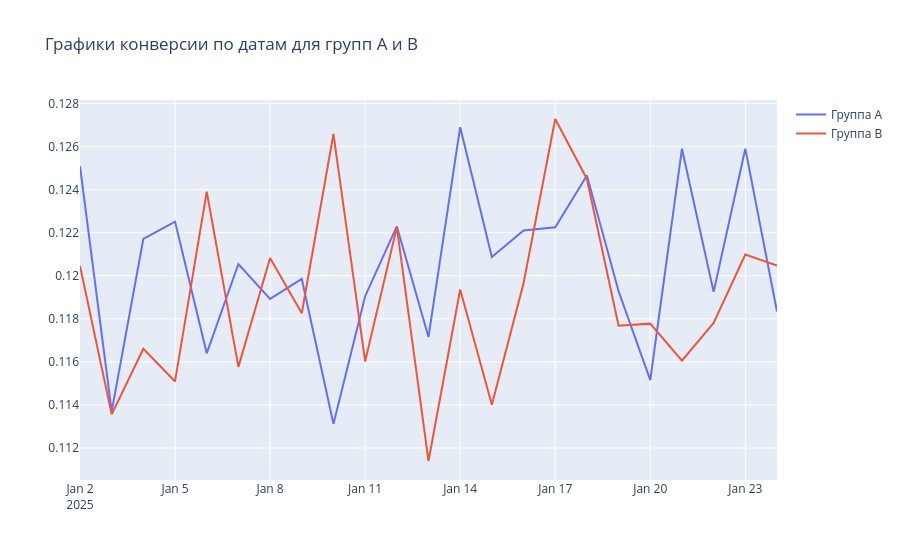

Notebook code cell kept with this figure:
### Code cell
figA = go.Scatter(x=group_A_by_date.index, y=group_A_by_date.values, name='Группа A')
figB = go.Scatter(x=group_B_by_date.index, y=group_B_by_date.values, name='Группа B')

data_new = [figA, figB]

fig = go.Figure(data_new, layout_title_text="Графики конверсии по датам для групп A и B")

fig.show()

### Figure 1 — Plotly figure (JSON) as saved in the notebook; plotly's stock layout.template omitted (floating-point values rounded to 4 significant figures)
{"data": [{"name": "Группа A", "type": "scatter", "x": ["2025-01-02", "2025-01-03", "2025-01-04", "2025-01-05", "2025-01-06", "2025-01-07", "2025-01-08", "2025-01-09", "2025-01-10", "2025-01-11", "2025-01-12", "2025-01-13", "2025-01-14", "2025-01-15", "2025-01-16", "2025-01-17", "2025-01-18", "2025-01-19", "2025-01-20", "2025-01-21", "2025-01-22", "2025-01-23", "2025-01-24"], "y": [0.1251, 0.1137, 0.1217, 0.1225, 0.1164, 0.1205, 0.1189, 0.1199, 0.1131, 0.1191, 0.1223, 0.1172, 0.1269, 0.1209, 0.1221, 0.1223, 0.1247, 0.1193, 0.1152, 0.1259, 0.1193, 0.1259, 0.1183]}, {"name": "Группа B", "type": "scatter", "x": ["2025-01-02", "2025-01-03", "2025-01-04", "2025-01-05", "2025-01-06", "2025-01-07", "2025-01-08", "2025-01-09", "2025-01-10", "2025-01-11", "2025-01-12", "2025-01-13", "2025-01-14", "2025-01-15", "2025-01-16", "2025-01-17", "2025-01-18", "2025-01-19", "2025-01-20", "2025-01-21", "2025-01-22", "2025-01-23", "2025-01-24"], "y": [0.1205, 0.1136, 0.1166, 0.1151, 0.1239, 0.1158, 0.1208, 0.1183, 0.1266, 0.116, 0.1223, 0.1114, 0.1194, 0.114, 0.1197, 0.1273, 0.1245, 0.1177, 0.1178, 0.1161, 0.1178, 0.121, 0.1205]}], "layout": {"title": {"text": "Графики конверсии по датам для групп A и B"}}}
